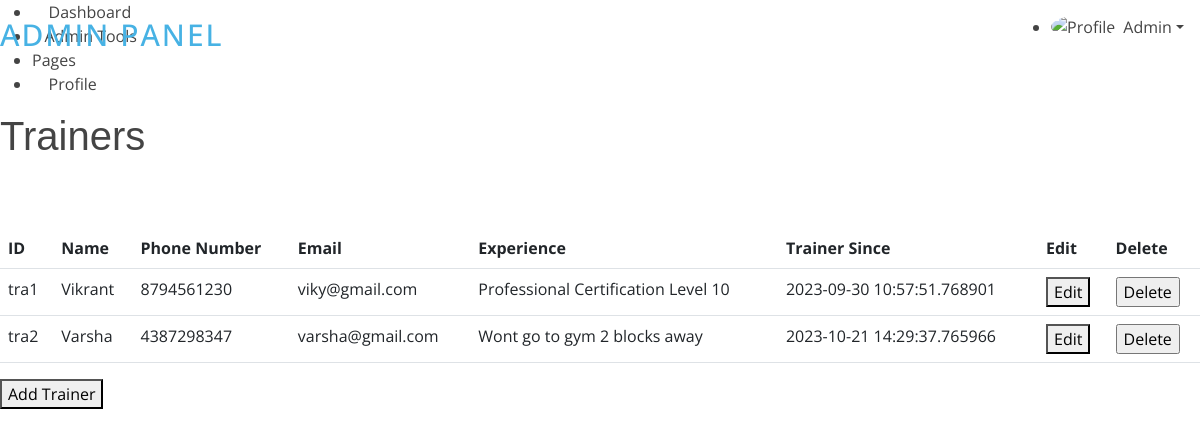
Page /admin/trainers (signed in) on the committed database.
### app.py (models this page shows, shortened)
class Admin(db.Model,UserMixin):
    id   = db.Column(db.String(10), primary_key=True)
    name = db.Column(db.String(100))
    phone_number = db.Column(db.String(15))
    email = db.Column(db.String(100), nullable=False)
    password = db.Column(db.String(128), nullable=False)

class Trainers(db.Model,UserMixin):
    id = db.Column(db.String(10), primary_key=True)
    name = db.Column(db.String(100))
    phone_number = db.Column(db.String(15))
    email = db.Column(db.String(100), nullable=False)
    experience = db.Column(db.String(100))
    trainer_since = db.Column(db.DateTime)
    password = db.Column(db.String(128), nullable=False)

### app.py (the view)
@app.route('/admin/trainers')
def trainer_manager():
    admin = current_user
    if not isinstance(admin,Admin):
        return redirect(url_for('admin_login'))
    trainer_list = Trainers.query.all()
    return render_template('/admin/trainers.html',admin=admin,trainers=trainer_list)

### app.py (called while the page is built)
@login_manager.user_loader
def load_user(user_id):
    admin = Admin.query.get(user_id)
    if admin is None:
        member = Members.query.get(user_id)
        if member is None:
            trainer = Trainers.query.get(user_id)
            return trainer  # Return the trainer user if found
        return member  # Return the regular member user if found
    return admin  # Return the admin user if found

### templates/admin/trainers.html (shortened to what this page needs)
{% extends "/admin/header.html" %}
{% block content %}
<div class="pagetitle">
  <h1>Trainers</h1>
</div>
<section class="section dashboard">
  <div class="row">
    <div class="col">
      <table class="table">
        <thead>
          <tr>
            <th>ID</th>
            <th>Name</th>
            <th>Phone Number</th>
            <th>Email</th>
            <th>Experience</th>
            <th>Trainer Since</th>
            <th>Edit</th>
            <th>Delete</th>
          </tr>
        </thead>
        <tbody>
          {% for trainer in trainers %}
          <tr>
            <td id="trainerid">{{ trainer.id }}</td>
            <td>{{ trainer.name }}</td>
            <td>{{ trainer.phone_number }}</td>
            <td>{{ trainer.email }}</td>
            <td>{{ trainer.experience }}</td>
            <td>{{ trainer.trainer_since }}</td>
            <td><button id="{{trainer.id}}" onclick="editTrainer(this.id)">Edit</button></td>
            <td>
              <form action="{{url_for('delete_trainer')}}" method="post">
                <input type="submit" value="Delete"
                  onclick="return confirm('Are you sure you want to delete this trainer?');">
              </form>
            </td>
          </tr>
          {% endfor %}
        </tbody>
      </table>
    </div>
  </div>
  <div class="row">
    <div class="col-lg-4">
      <button id="addTrainerButton">Add Trainer</button>
    </div>
  </div>
</section>
{% endblock %}

### templates/admin/header.html (shortened to what this page needs)
<!DOCTYPE html>
<html lang="en">
<head>
    <link href="/static/admin/assets/vendor/bootstrap/css/bootstrap.min.css" rel="stylesheet">
    <link href="/static/admin/assets/vendor/bootstrap-icons/bootstrap-icons.css" rel="stylesheet">
    <link href="/static/admin/assets/vendor/boxicons/css/boxicons.min.css" rel="stylesheet">
    <link href="/static/admin/assets/css/style.css" rel="stylesheet">
</head>
<body>
    <header id="header" class="header fixed-top d-flex align-items-center">
        <div class="d-flex align-items-center justify-content-between">
            <a href="{{url_for(('admin_panel'))}}" class="logo d-flex align-items-center">
                <span class="d-none d-lg-block">Admin Panel</span>
            </a>
            <i class="bi bi-list toggle-sidebar-btn"></i>
        </div>
        <nav class="header-nav ms-auto">
            <ul class="d-flex align-items-center">
                <li class="nav-item dropdown pe-3">
                    <a class="nav-link nav-profile d-flex align-items-center pe-0" href="#" data-bs-toggle="dropdown">
                        <img src="/static/admin/assets/img/messages-3.jpg" alt="Profile" class="rounded-circle">
                        <span class="d-none d-md-block dropdown-toggle ps-2">{{admin.name}}</span>
                    </a>
                </li>
            </ul>
        </nav>
    </header>
    <aside id="sidebar" class="sidebar">
        <ul class="sidebar-nav" id="sidebar-nav">
            <li class="nav-item">
                <a class="nav-link " href="{{url_for('admin_panel')}}">
                    <i class="bi bi-grid"></i>
                    <span>Dashboard</span>
                </a>
            </li>
            <li class="nav-item">
                <a class="nav-link collapsed" data-bs-target="#components-nav" data-bs-toggle="collapse" href="#">
                    <i class="bi bi-menu-button-wide"></i><span>Admin Tools</span><i
                        class="bi bi-chevron-down ms-auto"></i>
                </a>
            </li>
            <li class="nav-heading">Pages</li>
            <li class="nav-item">
                <a class="nav-link collapsed" href="#">
                    <i class="bi bi-person"></i>
                    <span>Profile</span>
                </a>
            </li>
        </ul>
    </aside>
    <main id="main" class="main">
        {% block content %}{% endblock %}
    </main>
</body>
</html>

### static/css/style.css (style rules this page uses)
body { font-family: "Open Sans", sans-serif; color: #444444; }
a { color: #47b2e4; text-decoration: none; }
h1, h2, h3, h4, h5, h6 { font-family: "Jost", sans-serif; }
#header { transition: all 0.5s; z-index: 997; padding: 15px 0; }
#header .logo { font-size: 30px; margin: 0; padding: 0; line-height: 1; font-weight: 500; letter-spacing: 2px; text-transform: uppercase; }
section { padding: 60px 0; overflow: hidden; }

### rows in the picture
Admin: name "Admin"
Trainers: id "tra1", name "Vikrant", phone_number "8794561230", email "viky@gmail.com", experience "Professional Certification Level 10", trainer_since "2023-09-30 10:57:51.768901"
Trainers: id "tra2", name "Varsha", phone_number "4387298347", email "varsha@gmail.com", experience "Wont go to gym 2 blocks away", trainer_since "2023-10-21 14:29:37.765966"
